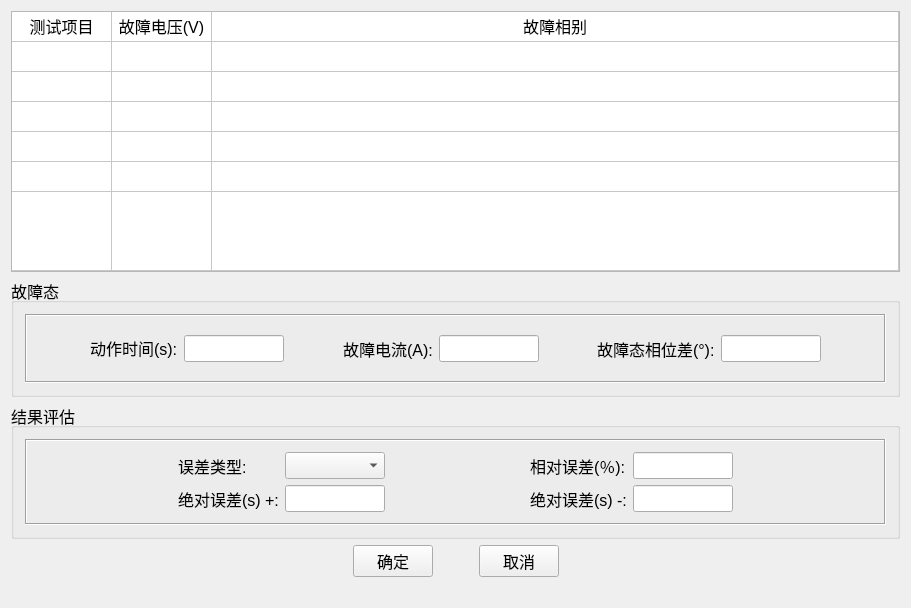
<?xml version="1.0" encoding="UTF-8"?>
<ui version="4.0">
 <class>QActionTimeAddMultDlg</class>
 <widget class="QWidget" name="QActionTimeAddMultDlg">
  <property name="geometry">
   <rect>
    <x>0</x>
    <y>0</y>
    <width>911</width>
    <height>608</height>
   </rect>
  </property>
  <property name="maximumSize">
   <size>
    <width>1024</width>
    <height>800</height>
   </size>
  </property>
  <property name="font">
   <font>
    <family>Arial</family>
    <pointsize>12</pointsize>
   </font>
  </property>
  <property name="windowTitle">
   <string>添加系列</string>
  </property>
  <layout class="QGridLayout" name="gridLayout_2">
   <item row="2" column="0">
    <layout class="QHBoxLayout" name="horizontalLayout">
     <item>
      <spacer name="horizontalSpacer_2">
       <property name="orientation">
        <enum>Qt::Horizontal</enum>
       </property>
       <property name="sizeHint" stdset="0">
        <size>
         <width>40</width>
         <height>20</height>
        </size>
       </property>
      </spacer>
     </item>
     <item>
      <widget class="QPushButton" name="m_btnOk">
       <property name="sizePolicy">
        <sizepolicy hsizetype="Fixed" vsizetype="Fixed">
         <horstretch>0</horstretch>
         <verstretch>0</verstretch>
        </sizepolicy>
       </property>
       <property name="text">
        <string>确定</string>
       </property>
      </widget>
     </item>
     <item>
      <spacer name="horizontalSpacer_4">
       <property name="orientation">
        <enum>Qt::Horizontal</enum>
       </property>
       <property name="sizeType">
        <enum>QSizePolicy::Fixed</enum>
       </property>
       <property name="sizeHint" stdset="0">
        <size>
         <width>40</width>
         <height>20</height>
        </size>
       </property>
      </spacer>
     </item>
     <item>
      <widget class="QPushButton" name="m_btnCancel">
       <property name="sizePolicy">
        <sizepolicy hsizetype="Fixed" vsizetype="Fixed">
         <horstretch>0</horstretch>
         <verstretch>0</verstretch>
        </sizepolicy>
       </property>
       <property name="text">
        <string>取消</string>
       </property>
      </widget>
     </item>
     <item>
      <spacer name="horizontalSpacer_3">
       <property name="orientation">
        <enum>Qt::Horizontal</enum>
       </property>
       <property name="sizeHint" stdset="0">
        <size>
         <width>40</width>
         <height>20</height>
        </size>
       </property>
      </spacer>
     </item>
    </layout>
   </item>
   <item row="0" column="0">
    <layout class="QHBoxLayout" name="horizontalLayout_1">
     <item>
      <widget class="QTableWidget" name="m_tableWidget">
       <property name="rowCount">
        <number>7</number>
       </property>
       <property name="columnCount">
        <number>3</number>
       </property>
       <attribute name="horizontalHeaderVisible">
        <bool>false</bool>
       </attribute>
       <attribute name="horizontalHeaderStretchLastSection">
        <bool>true</bool>
       </attribute>
       <attribute name="verticalHeaderVisible">
        <bool>false</bool>
       </attribute>
       <attribute name="verticalHeaderHighlightSections">
        <bool>false</bool>
       </attribute>
       <attribute name="verticalHeaderStretchLastSection">
        <bool>true</bool>
       </attribute>
       <row/>
       <row/>
       <row/>
       <row/>
       <row/>
       <row/>
       <row/>
       <column/>
       <column/>
       <column/>
       <item row="0" column="0">
        <property name="text">
         <string>测试项目</string>
        </property>
        <property name="textAlignment">
         <set>AlignCenter</set>
        </property>
       </item>
       <item row="0" column="1">
        <property name="text">
         <string>故障电压(V)</string>
        </property>
        <property name="textAlignment">
         <set>AlignCenter</set>
        </property>
       </item>
       <item row="0" column="2">
        <property name="text">
         <string>故障相别</string>
        </property>
        <property name="textAlignment">
         <set>AlignCenter</set>
        </property>
       </item>
      </widget>
     </item>
    </layout>
   </item>
   <item row="3" column="0">
    <spacer name="horizontalSpacer">
     <property name="orientation">
      <enum>Qt::Horizontal</enum>
     </property>
     <property name="sizeHint" stdset="0">
      <size>
       <width>40</width>
       <height>20</height>
      </size>
     </property>
    </spacer>
   </item>
   <item row="1" column="0">
    <layout class="QVBoxLayout" name="verticalLayout_2">
     <item>
      <widget class="QGroupBox" name="m_gbFault">
       <property name="sizePolicy">
        <sizepolicy hsizetype="Preferred" vsizetype="Preferred">
         <horstretch>0</horstretch>
         <verstretch>0</verstretch>
        </sizepolicy>
       </property>
       <property name="title">
        <string>故障态</string>
       </property>
       <layout class="QHBoxLayout" name="horizontalLayout_3">
        <item>
         <widget class="QFrame" name="frame">
          <property name="sizePolicy">
           <sizepolicy hsizetype="Preferred" vsizetype="Expanding">
            <horstretch>0</horstretch>
            <verstretch>0</verstretch>
           </sizepolicy>
          </property>
          <property name="frameShape">
           <enum>QFrame::Box</enum>
          </property>
          <property name="frameShadow">
           <enum>QFrame::Sunken</enum>
          </property>
          <layout class="QHBoxLayout" name="horizontalLayout_4">
           <item>
            <layout class="QHBoxLayout" name="horizontalLayout_2">
             <item>
              <spacer name="horizontalSpacer_10">
               <property name="orientation">
                <enum>Qt::Horizontal</enum>
               </property>
               <property name="sizeHint" stdset="0">
                <size>
                 <width>40</width>
                 <height>20</height>
                </size>
               </property>
              </spacer>
             </item>
             <item>
              <widget class="QLabel" name="m_labSettingTime">
               <property name="sizePolicy">
                <sizepolicy hsizetype="Fixed" vsizetype="Fixed">
                 <horstretch>0</horstretch>
                 <verstretch>0</verstretch>
                </sizepolicy>
               </property>
               <property name="text">
                <string>动作时间(s):</string>
               </property>
              </widget>
             </item>
             <item>
              <widget class="QSettingLineEdit" name="m_editSettingTime">
               <property name="sizePolicy">
                <sizepolicy hsizetype="Fixed" vsizetype="Fixed">
                 <horstretch>0</horstretch>
                 <verstretch>0</verstretch>
                </sizepolicy>
               </property>
               <property name="maximumSize">
                <size>
                 <width>100</width>
                 <height>16777215</height>
                </size>
               </property>
              </widget>
             </item>
             <item>
              <spacer name="horizontalSpacer_5">
               <property name="orientation">
                <enum>Qt::Horizontal</enum>
               </property>
               <property name="sizeHint" stdset="0">
                <size>
                 <width>40</width>
                 <height>20</height>
                </size>
               </property>
              </spacer>
             </item>
             <item>
              <widget class="QLabel" name="m_labFaultCur">
               <property name="text">
                <string>故障电流(A):</string>
               </property>
              </widget>
             </item>
             <item>
              <widget class="QLineEdit" name="m_editFaultCurrent">
               <property name="sizePolicy">
                <sizepolicy hsizetype="Fixed" vsizetype="Fixed">
                 <horstretch>0</horstretch>
                 <verstretch>0</verstretch>
                </sizepolicy>
               </property>
               <property name="maximumSize">
                <size>
                 <width>100</width>
                 <height>16777215</height>
                </size>
               </property>
              </widget>
             </item>
             <item>
              <spacer name="horizontalSpacer_6">
               <property name="orientation">
                <enum>Qt::Horizontal</enum>
               </property>
               <property name="sizeHint" stdset="0">
                <size>
                 <width>40</width>
                 <height>20</height>
                </size>
               </property>
              </spacer>
             </item>
             <item>
              <widget class="QLabel" name="m_labFaultAngle">
               <property name="text">
                <string>故障态相位差(°):</string>
               </property>
              </widget>
             </item>
             <item>
              <widget class="QLineEdit" name="m_editFaultAngle">
               <property name="sizePolicy">
                <sizepolicy hsizetype="Fixed" vsizetype="Fixed">
                 <horstretch>0</horstretch>
                 <verstretch>0</verstretch>
                </sizepolicy>
               </property>
               <property name="maximumSize">
                <size>
                 <width>100</width>
                 <height>16777215</height>
                </size>
               </property>
              </widget>
             </item>
             <item>
              <spacer name="horizontalSpacer_11">
               <property name="orientation">
                <enum>Qt::Horizontal</enum>
               </property>
               <property name="sizeHint" stdset="0">
                <size>
                 <width>40</width>
                 <height>20</height>
                </size>
               </property>
              </spacer>
             </item>
            </layout>
           </item>
          </layout>
         </widget>
        </item>
       </layout>
      </widget>
     </item>
     <item>
      <widget class="QGroupBox" name="m_gbResultEval">
       <property name="sizePolicy">
        <sizepolicy hsizetype="Preferred" vsizetype="Expanding">
         <horstretch>0</horstretch>
         <verstretch>0</verstretch>
        </sizepolicy>
       </property>
       <property name="title">
        <string>结果评估</string>
       </property>
       <layout class="QHBoxLayout" name="horizontalLayout_5">
        <item>
         <widget class="QFrame" name="frame_2">
          <property name="sizePolicy">
           <sizepolicy hsizetype="Preferred" vsizetype="Preferred">
            <horstretch>0</horstretch>
            <verstretch>0</verstretch>
           </sizepolicy>
          </property>
          <property name="frameShape">
           <enum>QFrame::Box</enum>
          </property>
          <property name="frameShadow">
           <enum>QFrame::Sunken</enum>
          </property>
          <layout class="QHBoxLayout" name="horizontalLayout_6">
           <item>
            <layout class="QGridLayout" name="gridLayout">
             <item row="1" column="1">
              <widget class="QLabel" name="m_labErrType">
               <property name="text">
                <string>误差类型:</string>
               </property>
              </widget>
             </item>
             <item row="1" column="2">
              <widget class="CExBaseListComboBox" name="m_cbbErrType">
               <property name="sizePolicy">
                <sizepolicy hsizetype="Fixed" vsizetype="Fixed">
                 <horstretch>0</horstretch>
                 <verstretch>0</verstretch>
                </sizepolicy>
               </property>
               <property name="maximumSize">
                <size>
                 <width>100</width>
                 <height>16777215</height>
                </size>
               </property>
              </widget>
             </item>
             <item row="1" column="0">
              <spacer name="horizontalSpacer_8">
               <property name="orientation">
                <enum>Qt::Horizontal</enum>
               </property>
               <property name="sizeHint" stdset="0">
                <size>
                 <width>40</width>
                 <height>20</height>
                </size>
               </property>
              </spacer>
             </item>
             <item row="1" column="4">
              <widget class="QLabel" name="m_labRelErr">
               <property name="text">
                <string>相对误差(％):</string>
               </property>
              </widget>
             </item>
             <item row="2" column="1">
              <widget class="QLabel" name="m_labAbsErrPos">
               <property name="text">
                <string>绝对误差(s) +:</string>
               </property>
              </widget>
             </item>
             <item row="1" column="5">
              <widget class="QLineEdit" name="m_editRelErr">
               <property name="sizePolicy">
                <sizepolicy hsizetype="Fixed" vsizetype="Fixed">
                 <horstretch>0</horstretch>
                 <verstretch>0</verstretch>
                </sizepolicy>
               </property>
               <property name="maximumSize">
                <size>
                 <width>100</width>
                 <height>16777215</height>
                </size>
               </property>
              </widget>
             </item>
             <item row="2" column="4">
              <widget class="QLabel" name="m_labAbsErrNeg">
               <property name="text">
                <string>绝对误差(s) -:</string>
               </property>
              </widget>
             </item>
             <item row="2" column="2">
              <widget class="QLineEdit" name="m_editAbsErrPos">
               <property name="sizePolicy">
                <sizepolicy hsizetype="Fixed" vsizetype="Fixed">
                 <horstretch>0</horstretch>
                 <verstretch>0</verstretch>
                </sizepolicy>
               </property>
               <property name="maximumSize">
                <size>
                 <width>100</width>
                 <height>16777215</height>
                </size>
               </property>
              </widget>
             </item>
             <item row="2" column="5">
              <widget class="QLineEdit" name="m_editAbsErrNeg">
               <property name="sizePolicy">
                <sizepolicy hsizetype="Fixed" vsizetype="Fixed">
                 <horstretch>0</horstretch>
                 <verstretch>0</verstretch>
                </sizepolicy>
               </property>
               <property name="maximumSize">
                <size>
                 <width>100</width>
                 <height>16777215</height>
                </size>
               </property>
              </widget>
             </item>
             <item row="1" column="3">
              <spacer name="horizontalSpacer_7">
               <property name="orientation">
                <enum>Qt::Horizontal</enum>
               </property>
               <property name="sizeHint" stdset="0">
                <size>
                 <width>40</width>
                 <height>20</height>
                </size>
               </property>
              </spacer>
             </item>
             <item row="1" column="6">
              <spacer name="horizontalSpacer_9">
               <property name="orientation">
                <enum>Qt::Horizontal</enum>
               </property>
               <property name="sizeHint" stdset="0">
                <size>
                 <width>40</width>
                 <height>20</height>
                </size>
               </property>
              </spacer>
             </item>
            </layout>
           </item>
          </layout>
         </widget>
        </item>
       </layout>
      </widget>
     </item>
    </layout>
   </item>
  </layout>
 </widget>
 <layoutdefault spacing="6" margin="11"/>
 <customwidgets>
  <customwidget>
   <class>QSettingLineEdit</class>
   <extends>QLineEdit</extends>
   <header>../../UI/Controls/SettingCtrls/QSettingLineEdit.h</header>
  </customwidget>
  <customwidget>
   <class>CExBaseListComboBox</class>
   <extends>QComboBox</extends>
   <header>../../../../Module/BaseClass/QT/QExBaseListComboBox.h</header>
  </customwidget>
 </customwidgets>
 <resources/>
 <connections/>
</ui>
